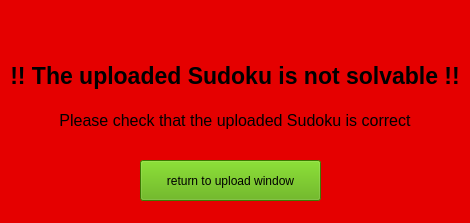
<?xml version="1.0" encoding="UTF-8"?>
<ui version="4.0">
 <class>IncorrectSolution</class>
 <widget class="QWidget" name="IncorrectSolution">
  <property name="geometry">
   <rect>
    <x>0</x>
    <y>0</y>
    <width>470</width>
    <height>223</height>
   </rect>
  </property>
  <property name="contextMenuPolicy">
   <enum>Qt::CustomContextMenu</enum>
  </property>
  <property name="windowTitle">
   <string>Form</string>
  </property>
  <property name="styleSheet">
   <string notr="true">background-color: rgb(229, 0, 0);</string>
  </property>
  <widget class="QLabel" name="label">
   <property name="geometry">
    <rect>
     <x>0</x>
     <y>50</y>
     <width>470</width>
     <height>51</height>
    </rect>
   </property>
   <property name="font">
    <font>
     <pointsize>17</pointsize>
     <bold>true</bold>
    </font>
   </property>
   <property name="text">
    <string>!! The uploaded Sudoku is not solvable !!</string>
   </property>
   <property name="alignment">
    <set>Qt::AlignCenter</set>
   </property>
  </widget>
  <widget class="QLabel" name="label_2">
   <property name="geometry">
    <rect>
     <x>0</x>
     <y>105</y>
     <width>470</width>
     <height>31</height>
    </rect>
   </property>
   <property name="font">
    <font>
     <pointsize>12</pointsize>
    </font>
   </property>
   <property name="text">
    <string>Please check that the uploaded Sudoku is correct</string>
   </property>
   <property name="alignment">
    <set>Qt::AlignCenter</set>
   </property>
  </widget>
  <widget class="QPushButton" name="pushButton">
   <property name="geometry">
    <rect>
     <x>140</x>
     <y>160</y>
     <width>181</width>
     <height>41</height>
    </rect>
   </property>
   <property name="styleSheet">
    <string notr="true">background-color: rgb(85, 170, 0);</string>
   </property>
   <property name="text">
    <string>return to upload window</string>
   </property>
  </widget>
 </widget>
 <resources/>
 <connections/>
</ui>
